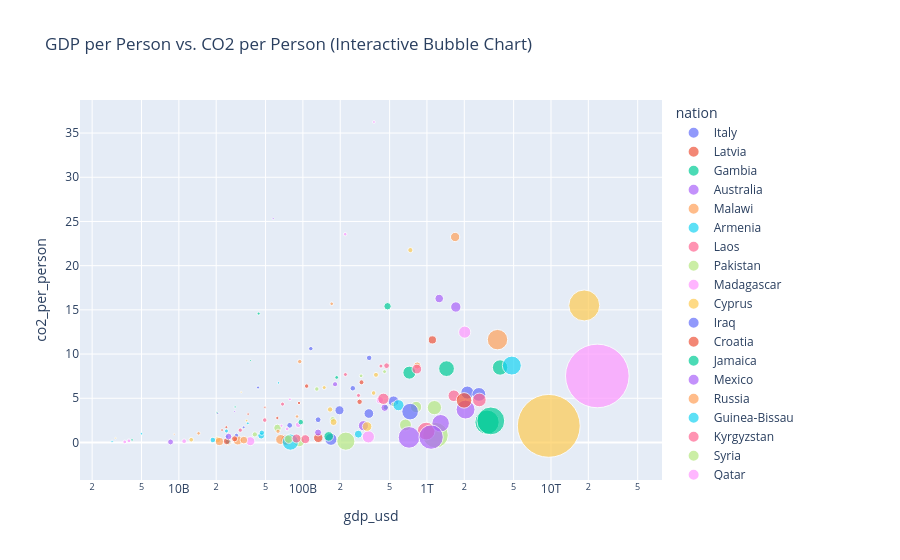

Notebook code cell kept with this figure:
### Markdown cell above
### Exercise 43 – Hover that explains ★

**Hover that explains.** Using `m`, draw an interactive bubble chart with `px.scatter`: x = `gdp_pc` (log), y = `co2_per_person`, size = `population`, colour = `continent` (use `palette`), `hover_name='nation'`, `size_max=45`, and a title. In a comment: what can a reader learn by hovering that the static bubble chart of Exercise 10 could not show?

### Code cell
# Write your code here

# Assuming 'm' contains gdp_pc, co2_per_person, population, continent, and nation
fig_43 = px.scatter(
    m, 
    x='gdp_usd', 
    y='co2_per_person', 
    size='population', 
    color='nation',
    log_x=True, 
    hover_name='nation', 
    size_max=45,
    title="GDP per Person vs. CO2 per Person (Interactive Bubble Chart)"
)
fig_43.show()

# --- Comment ---
# By hovering over bubbles in an interactive chart, a reader can immediately identify 
# specific nations behind individual data points and inspect exact values without cluttering 
# the visual space with static text labels—something a static bubble chart cannot achieve.
